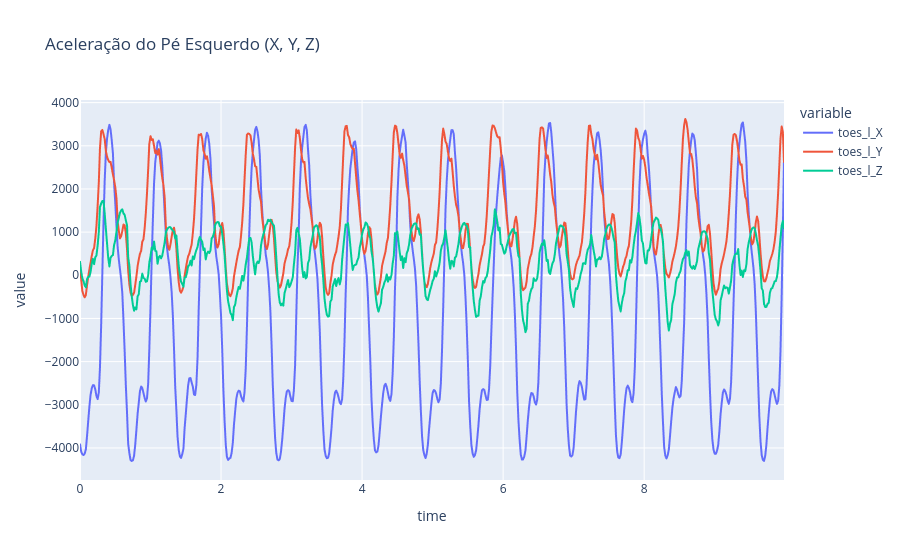

The notebook cell this image was saved under:
### Code cell
# Aceleração do Pé Esquerdo (X, Y, Z)
fig = px.line(df_acc_global,
              x='time', 
              y=['toes_l_X', 'toes_l_Y', 'toes_l_Z'], 
              title='Aceleração do Pé Esquerdo (X, Y, Z)')
fig.show()

### Figure 1 — Plotly figure (JSON) as saved in the notebook; plotly's stock layout.template omitted (floating-point values rounded to 4 significant figures; data arrays with more than 128 entries replaced by an {"elided": "..."} marker saying what was removed)
{"data": [{"hovertemplate": "variable=toes_l_X<br>time=%{x}<br>value=%{y}<extra></extra>", "legendgroup": "toes_l_X", "line": {"color": "#636efa", "dash": "solid"}, "marker": {"symbol": "circle"}, "mode": "lines", "name": "toes_l_X", "showlegend": true, "type": "scattergl", "x": {"elided": "600 float values"}, "xaxis": "x", "y": {"elided": "600 float values"}, "yaxis": "y"}, {"hovertemplate": "variable=toes_l_Y<br>time=%{x}<br>value=%{y}<extra></extra>", "legendgroup": "toes_l_Y", "line": {"color": "#EF553B", "dash": "solid"}, "marker": {"symbol": "circle"}, "mode": "lines", "name": "toes_l_Y", "showlegend": true, "type": "scattergl", "x": {"elided": "600 float values"}, "xaxis": "x", "y": {"elided": "600 float values"}, "yaxis": "y"}, {"hovertemplate": "variable=toes_l_Z<br>time=%{x}<br>value=%{y}<extra></extra>", "legendgroup": "toes_l_Z", "line": {"color": "#00cc96", "dash": "solid"}, "marker": {"symbol": "circle"}, "mode": "lines", "name": "toes_l_Z", "showlegend": true, "type": "scattergl", "x": {"elided": "600 float values"}, "xaxis": "x", "y": {"elided": "600 float values"}, "yaxis": "y"}], "layout": {"legend": {"title": {"text": "variable"}, "tracegroupgap": 0}, "title": {"text": "Aceleração do Pé Esquerdo (X, Y, Z)"}, "xaxis": {"anchor": "y", "domain": [0, 1], "title": {"text": "time"}}, "yaxis": {"anchor": "x", "domain": [0, 1], "title": {"text": "value"}}}}
